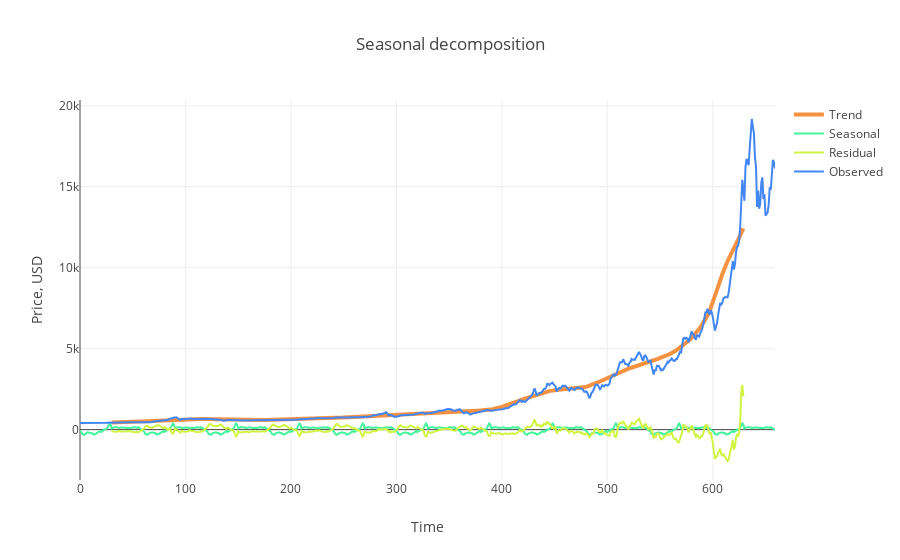

The code cell stored with this chart in its notebook:
### Code cell
trace1 = go.Scatter(x = np.arange(0, len(s.trend), 1),y = s.trend,mode = 'lines',name = 'Trend',
    line = dict(color = ('rgb(244, 146, 65)'), width = 4))
trace2 = go.Scatter(x = np.arange(0, len(s.seasonal), 1),y = s.seasonal,mode = 'lines',name = 'Seasonal',
    line = dict(color = ('rgb(66, 244, 155)'), width = 2))

trace3 = go.Scatter(x = np.arange(0, len(s.resid), 1),y = s.resid,mode = 'lines',name = 'Residual',
    line = dict(color = ('rgb(209, 244, 66)'), width = 2))

trace4 = go.Scatter(x = np.arange(0, len(s.observed), 1),y = s.observed,mode = 'lines',name = 'Observed',
    line = dict(color = ('rgb(66, 134, 244)'), width = 2))

data = [trace1, trace2, trace3, trace4]
layout = dict(title = 'Seasonal decomposition', xaxis = dict(title = 'Time'), yaxis = dict(title = 'Price, USD'))
fig = dict(data=data, layout=layout)
py.iplot(fig, filename='seasonal_decomposition')

### Figure 1 — Plotly figure (JSON) as saved in the notebook; plotly's stock layout.template omitted (floating-point values rounded to 4 significant figures; data arrays with more than 128 entries replaced by an {"elided": "..."} marker saying what was removed)
{"data": [{"line": {"color": "rgb(244, 146, 65)", "width": 4}, "mode": "lines", "name": "Trend", "type": "scatter", "x": {"elided": "660 int values"}, "y": {"elided": "660 float values"}}, {"line": {"color": "rgb(66, 244, 155)", "width": 2}, "mode": "lines", "name": "Seasonal", "type": "scatter", "x": {"elided": "660 int values"}, "y": {"elided": "660 float values"}}, {"line": {"color": "rgb(209, 244, 66)", "width": 2}, "mode": "lines", "name": "Residual", "type": "scatter", "x": {"elided": "660 int values"}, "y": {"elided": "660 float values"}}, {"line": {"color": "rgb(66, 134, 244)", "width": 2}, "mode": "lines", "name": "Observed", "type": "scatter", "x": {"elided": "660 int values"}, "y": {"elided": "660 float values"}}], "layout": {"title": "Seasonal decomposition", "xaxis": {"title": "Time"}, "yaxis": {"title": "Price, USD"}}}
